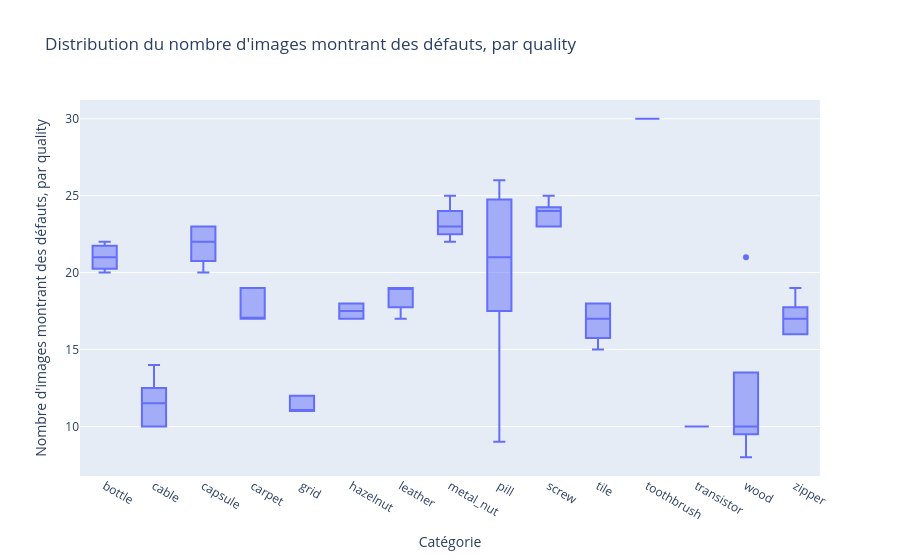

Write notebook code for a chart like this one.
### Code cell
# Nombre d'erreurs par catégorie et par type d'erreur
counts=df[df["quality"]!="good"].groupby(["category", "quality"]).agg(count=('file','count')).reset_index()

fig=go.Figure()
fig.add_trace(go.Box(
    x=counts["category"],
    y=counts["count"]
))
fig.update_layout(
    title="Distribution du nombre d'images montrant des défauts, par quality",
    xaxis_title="Catégorie",
    yaxis_title="Nombre d'images montrant des défauts, par quality"
)
fig.show()

### Figure 1 — Plotly figure (JSON) as saved in the notebook; plotly's stock layout.template omitted (floating-point values rounded to 4 significant figures)
{"data": [{"type": "box", "x": ["bottle", "bottle", "bottle", "cable", "cable", "cable", "cable", "cable", "cable", "cable", "cable", "capsule", "capsule", "capsule", "capsule", "capsule", "carpet", "carpet", "carpet", "carpet", "carpet", "grid", "grid", "grid", "grid", "grid", "hazelnut", "hazelnut", "hazelnut", "hazelnut", "leather", "leather", "leather", "leather", "leather", "metal_nut", "metal_nut", "metal_nut", "metal_nut", "pill", "pill", "pill", "pill", "pill", "pill", "pill", "screw", "screw", "screw", "screw", "screw", "tile", "tile", "tile", "tile", "tile", "toothbrush", "transistor", "transistor", "transistor", "transistor", "wood", "wood", "wood", "wood", "wood", "zipper", "zipper", "zipper", "zipper", "zipper", "zipper", "zipper"], "y": [20, 22, 21, 13, 12, 11, 14, 10, 12, 10, 10, 23, 22, 21, 23, 20, 19, 17, 17, 17, 19, 12, 12, 11, 11, 11, 18, 17, 18, 17, 19, 19, 17, 19, 18, 25, 22, 23, 23, 25, 17, 21, 26, 19, 9, 24, 24, 24, 25, 23, 23, 17, 18, 16, 18, 15, 30, 10, 10, 10, 10, 8, 11, 10, 10, 21, 19, 16, 17, 16, 17, 18, 16]}], "layout": {"title": {"text": "Distribution du nombre d'images montrant des défauts, par quality"}, "xaxis": {"title": {"text": "Catégorie"}}, "yaxis": {"title": {"text": "Nombre d'images montrant des défauts, par quality"}}}}
